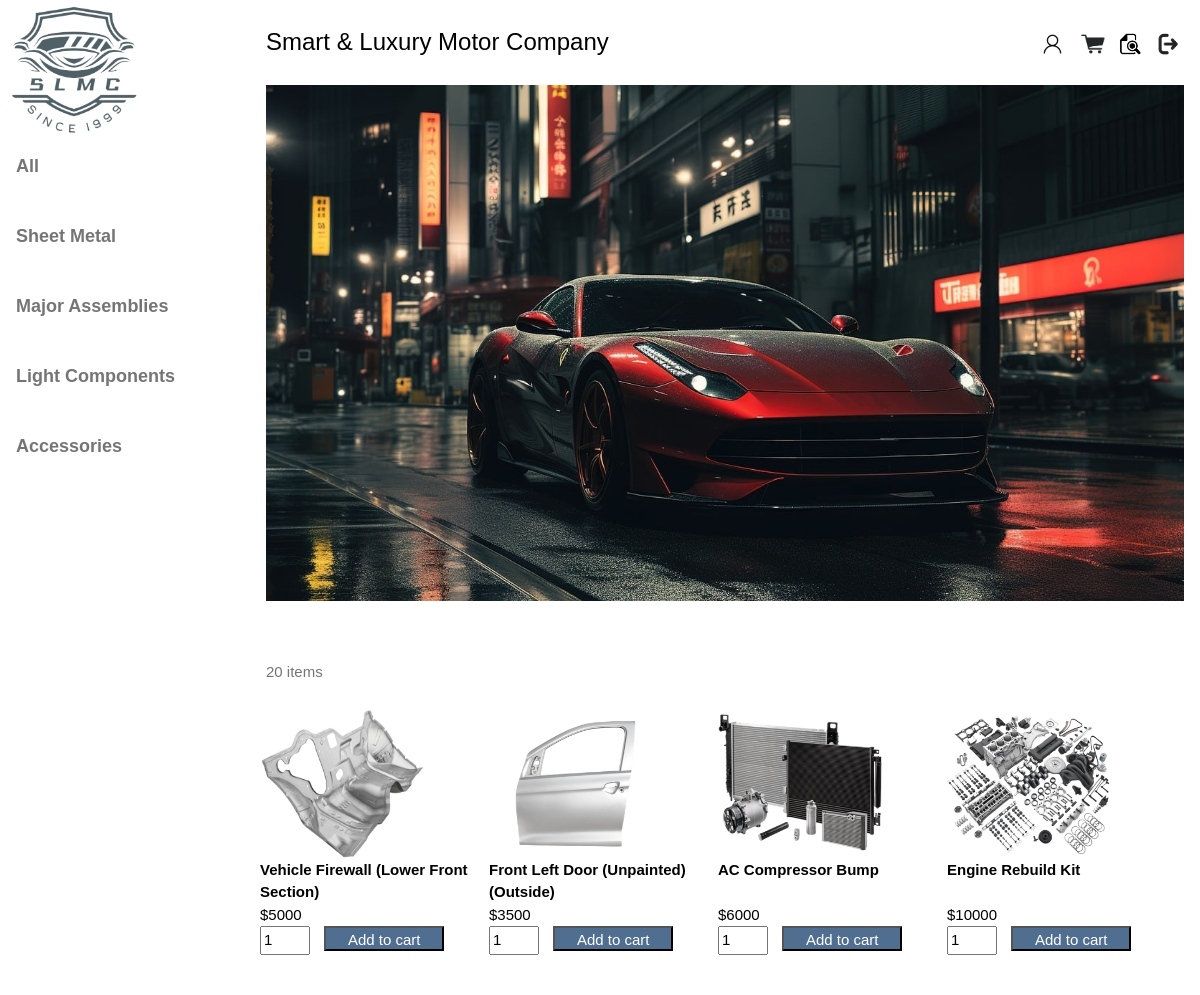
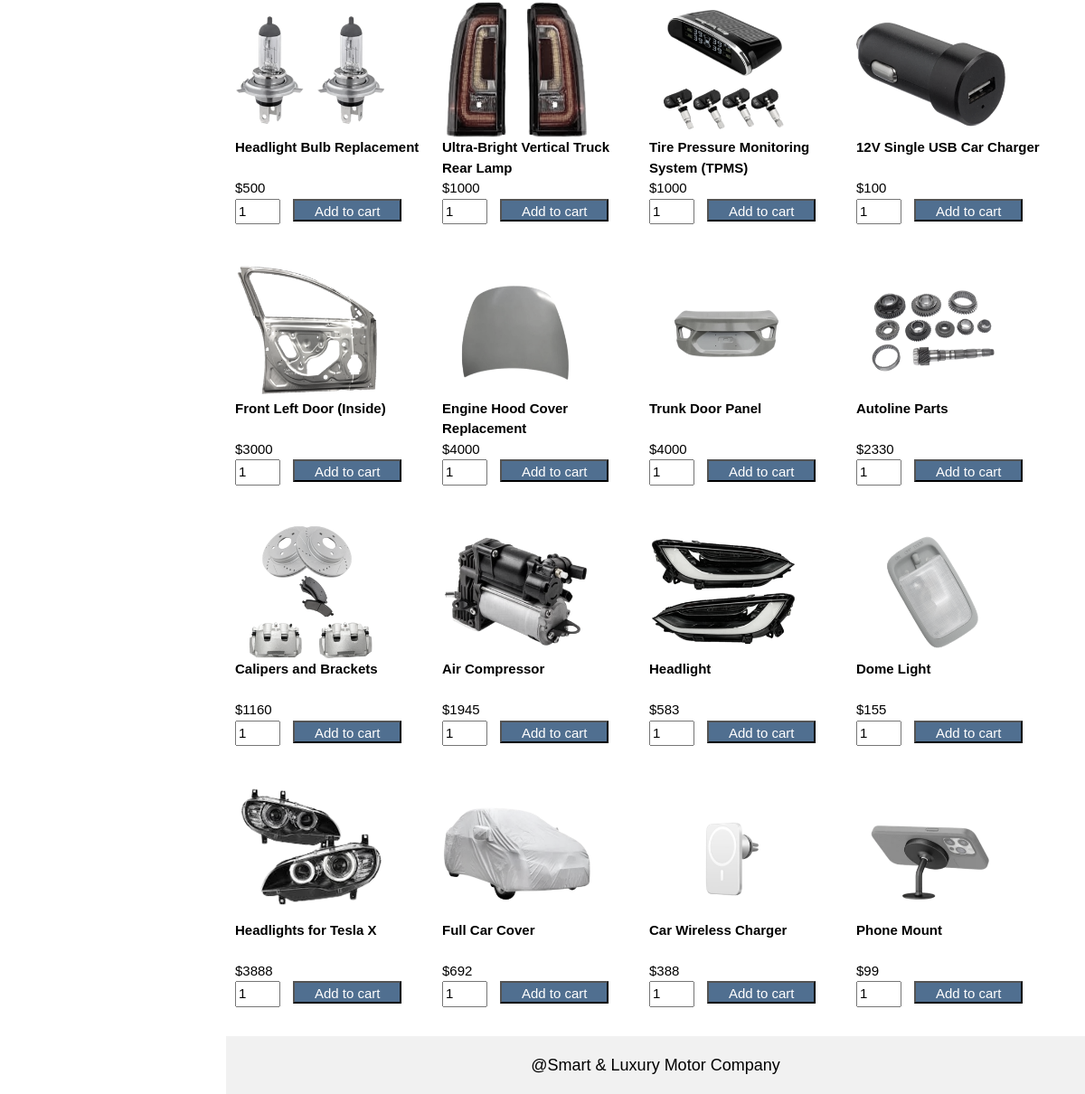
Page /4523html&css/php/home.php on the committed database (2 pictures, top to bottom).
### tables this page shows
CREATE TABLE Item (
    sparePartNum INT(10) NOT NULL,
    sparePartCategory INT(1) NOT NULL,
    sparePartName VARCHAR(255) NOT NULL,
    sparePartImage VARCHAR(100) NOT NULL,
    sparePartDescription VARCHAR(255),
    weight DOUBLE NOT NULL,
    stockItemQty INT(10) NOT NULL,
    price DOUBLE NOT NULL,
    PRIMARY KEY (sparePartNum)
);

### 4523html&css/php/home.php (the view, shortened to what this page needs)
<!DOCTYPE html>
<html>
<head>
    <link href="../css/homed.css" rel="stylesheet" type="text/css">
    <link href="../css/homea.css" rel="stylesheet" type="text/css">
    <link href="../css/homeb.css" rel="stylesheet" type="text/css">
    <link href="../css/homec.css" rel="stylesheet" type="text/css">
    <link href="##https://cdnjs.cloudflare.com/ajax/libs/font-awesome/4.7.0/css/font-awesome.min.css" rel="stylesheet">
</head>
<body class="w3-content" style="max-width:1200px">
	<nav class="w3-sidebar w3-bar-block w3-white w3-collapse w3-top" id="mySidebar" style="z-index:3;width:250px">
		<img class="logo" src="../photo/logo.png" style="width: 150px; height: auto;margin-bottom: -60px;">
		<div class="w3-padding-64 w3-large w3-text-grey" style="font-weight:bold">
			<a class="w3-bar-item w3-button"  onclick="scrollTo20Items();">All</a> <br>
			<a class="w3-bar-item w3-button" href="../php/ASheetMetal.php">Sheet Metal</a> <br>
			<a class="w3-bar-item w3-button" href="../php/BMajorAssemblies.php">Major Assemblies</a> <br>
			<a class="w3-bar-item w3-button" href="../php/CLightComponents.php">Light Components</a> <br>
			<a class="w3-bar-item w3-button" href="../php/DAccessories.php">Accessories</a>
		</div>
	</nav>
	<div class="w3-main" style="margin-left:250px">
		<header class="w3-container w3-xlarge">
			<p class="w3-left">Smart & Luxury Motor Company</p>
			<p class="w3-right"><a href="shoppinglist.html">
			<i class="fa fa-shopping-cart w3-margin-right"></i></a>
				<a href="update.php" style="text-decoration: none;">
					<img height="auto" src="../photo/userin.png" width="32"></a>
				<a href="../carlist.html" style="text-decoration: none;">
					<img height="auto" src="../photo/list.png" width="35"></a>
				<a href="order%20record.html" style="text-decoration: none;">
					<img height="auto" src="../photo/record.png" width="25"></a>
					<a href="logout.php" style="text-decoration: none;">
					<img height="auto" src="../photo/logout.png" width="35"></a></p>
		</header>
		<div class="w3-display-container w3-container">
		<img alt="Image1" class="car1" id="slideshow" src="../photo/car1.jpg" style="width:100%">
		</div>
		<br>
		<br>
		<div class="w3-container w3-text-grey" id="Past">
			<p>20 items</p>
		</div>
		<div class="w3-row w3-grayscale">
		<div class="flex-container">
    <?php
        $conn = mysqli_connect('127.0.0.1', 'root', '', 'projectdb') or die(mysqli_connect_error());
        $sql = "SELECT * FROM item";
        $result = mysqli_query($conn, $sql);
		$item = 1;
        while ($row = mysqli_fetch_assoc($result)) {
            $img = $row['sparePartImage'];
			$path = "../sample images/";
			$item ++ ;
			$sparePartNum = $row['sparePartNum'];
			echo '<div class="flex-item">
			<img src="' . $path . $img . '" style="width:165px; height:150px">
			<br>
			<b>' . $row['sparePartName'] . '</b><br>
			<span>$' . $row['price'] . '</span><br>
			<input type="number" id="' . $item . 'quantity" name="quantity" min="1" value="1" style="width: 50px; margin-right: 10px;">
			<button id="addToCartBtn' . $item . '" style="background-color: #007bff; color: white; width: 120px; height: 25px;" onclick="createOrAddToOrder(' . $sparePartNum . ', ' . $item . ')">Add to cart</button>
			<br><br/>
		</div>';
        }
    ?>
</div>
		<footer class="w3-container w3-padding-30 w3-light-grey w3-center w3-large">
			<p>@Smart & Luxury Motor Company</p>
		</footer>
	</div>
</body>
</html>

### 4523html&css/css/homea.css (style rules this page uses)
html { box-sizing:border-box }
*,*:before,*:after { box-sizing:inherit }
html { -ms-text-size-adjust:100%;-webkit-text-size-adjust:100% }
body { margin:0 }
article,aside,details,figcaption,figure,footer,header,main,menu,nav,section { display:block }
a { background-color:transparent }
b,strong { font-weight:bolder }
img { border-style:none }
button,input,select,textarea,optgroup { font:inherit;margin:0 }
button,input { overflow:visible }
button,select { text-transform:none }
button,[type=button],[type=reset],[type=submit] { -webkit-appearance:button }
html,body { font-family:Verdana,sans-serif;font-size:15px;line-height:1.5 }
html { overflow-x:hidden }
img { vertical-align:middle }
a { color:inherit }
.w3-btn,.w3-button { border:none;display:inline-block;padding:8px 16px;vertical-align:middle;overflow:hidden;text-decoration:none;color:inherit;background-color:inherit;text-align:center;cursor:pointer;white-space:nowrap }
.w3-btn,.w3-button { -webkit-touch-callout:none;-webkit-user-select:none;-khtml-user-select:none;-moz-user-select:none;-ms-user-select:none;user-select:none }
.w3-tooltip,.w3-display-container { position:relative }
.w3-sidebar { height:100%;width:200px;background-color:#fff;position:fixed!important;z-index:1;overflow:auto }
.w3-main,#main { transition:margin-left .4s }
.w3-bar-block .w3-bar-item { width:100%;display:block;padding:8px 16px;text-align:left;border:none;white-space:normal;float:none;outline:0 }
.w3-container:after,.w3-container:before,.w3-panel:after,.w3-panel:before,.w3-row:after,.w3-row:before,.w3-row-padding:after,.w3-row-padding:before, .w3-cell-row:before,.w3-cell-row:after,.w3-clear:after,.w3-clear:before,.w3-bar:before,.w3-bar:after { content:"";display:table;clear:both }
.w3-content,.w3-auto { margin-left:auto;margin-right:auto }
.w3-content { max-width:980px }
@media (min-width:993px) { .w3-sidebar.w3-collapse { display:block!important } }
.w3-top,.w3-bottom { position:fixed;width:100%;z-index:1 }
.w3-top { top:0 }
.w3-container,.w3-panel { padding:0.01em 16px }
.w3-greyscale,.w3-grayscale { filter:grayscale(75%) }
.w3-large { font-size:18px!important }
.w3-xlarge { font-size:24px!important }
.w3-center { text-align:center!important }
.w3-padding-64 { padding-top:64px!important;padding-bottom:64px!important }
.w3-left { float:left!important }
.w3-right { float:right!important }
.w3-white,.w3-hover-white:hover { color:#000!important;background-color:#fff!important }
.w3-light-grey,.w3-hover-light-grey:hover,.w3-light-gray,.w3-hover-light-gray:hover { color:#000!important;background-color:#f1f1f1!important }
.w3-text-grey,.w3-hover-text-grey:hover,.w3-text-gray,.w3-hover-text-gray:hover { color:#757575!important }

### 4523html&css/php/home.php (style rules this page uses)
.w3-sidebar a { font-family: "Roboto", sans-serif }
body,h1,h2,h3,h4,h5,h6,.w3-wide { font-family: "Montserrat", sans-serif; }
.flex-container { display: flex; flex-wrap: wrap; justify-content: flex-start; align-items: stretch; }
.flex-item { margin: 10px; flex: 0 0 22%; box-sizing: border-box; }
.flex-item b { display: block; min-height: 3em; margin-bottom: -1.5em; }
.flex-item:nth-child(4n+1) { clear: left; }

### rows in the picture
item: sparePartImage (picture), sparePartName "Vehicle Firewall (Lower Front Section)", price "5000"
item: sparePartImage (picture), sparePartName "Front Left Door (Unpainted) (Outside)", price "3500", $sparePartNum 2 (drawn)
item: sparePartImage (picture), sparePartName "AC Compressor Bump", price "6000"
item: sparePartImage (picture), sparePartName "Engine Rebuild Kit", price "10000"
item: sparePartImage (picture), sparePartName "Headlight Bulb Replacement", price "500"
item: sparePartImage (picture), sparePartName "Ultra-Bright Vertical Truck Rear Lamp", price "1000"
item: sparePartImage (picture), sparePartName "Tire Pressure Monitoring System (TPMS)", price "1000"
item: sparePartImage (picture), sparePartName "12V Single USB Car Charger", price "100"
item: sparePartImage (picture), sparePartName "Front Left Door (Inside)", price "3000"
item: sparePartImage (picture), sparePartName "Engine Hood Cover Replacement", price "4000"
item: sparePartImage (picture), sparePartName "Trunk Door Panel", price "4000"
item: sparePartImage (picture), sparePartName "Autoline Parts", price "2330", $sparePartNum 12 (drawn)
item: sparePartImage (picture), sparePartName "Calipers and Brackets", price "1160"
item: sparePartImage (picture), sparePartName "Air Compressor", price "1945"
item: sparePartImage (picture), sparePartName "Headlight", price "583"
item: sparePartImage (picture), sparePartName "Dome Light", price "155"
item: sparePartImage (picture), sparePartName "Headlights for Tesla X", price "3888"
item: sparePartImage (picture), sparePartName "Full Car Cover", price "692"
item: sparePartImage (picture), sparePartName "Car Wireless Charger", price "388"
item: sparePartImage (picture), sparePartName "Phone Mount", price "99"
